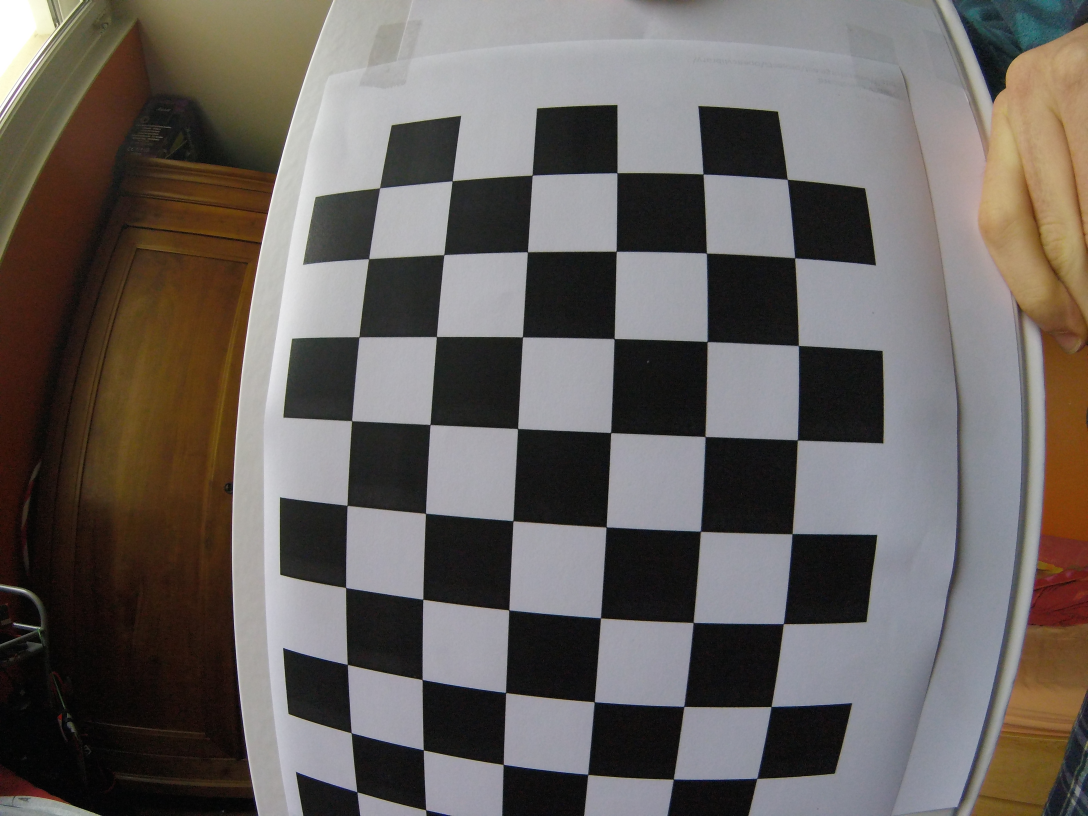
#> input picture camera_distortion_calibration/pic2.JPG, 3264 x 2448 px (shown at 1/3 size)
$ python get_camera_distortion.py
#> lines starting #> are read from the running program, lines starting #| are printed output that depends on the picture; long printed decimals are rounded
import numpy as np
import cv2


#from: http://opencv-python-tutroals.readthedocs.io/en/latest/py_tutorials/py_calib3d/py_calibration/py_calibration.html


# termination criteria
criteria = (cv2.TERM_CRITERIA_EPS + cv2.TERM_CRITERIA_MAX_ITER, 30, 0.001)

# prepare object points, like (0,0,0), (1,0,0), (2,0,0) ....,(6,5,0)
objp = np.zeros((6*7,3), np.float32)
objp[:,:2] = np.mgrid[0:7,0:6].T.reshape(-1,2)

# Arrays to store object points and image points from all the images.
objpoints = [] # 3d point in real world space
imgpoints = [] # 2d points in image plane.

img = cv2.imread('pic2.JPG')
#> img is the input picture: shape (2448, 3264, 3); mean B, G, R 94.4, 98.2, 104.2
gray = cv2.cvtColor(img,cv2.COLOR_BGR2GRAY)
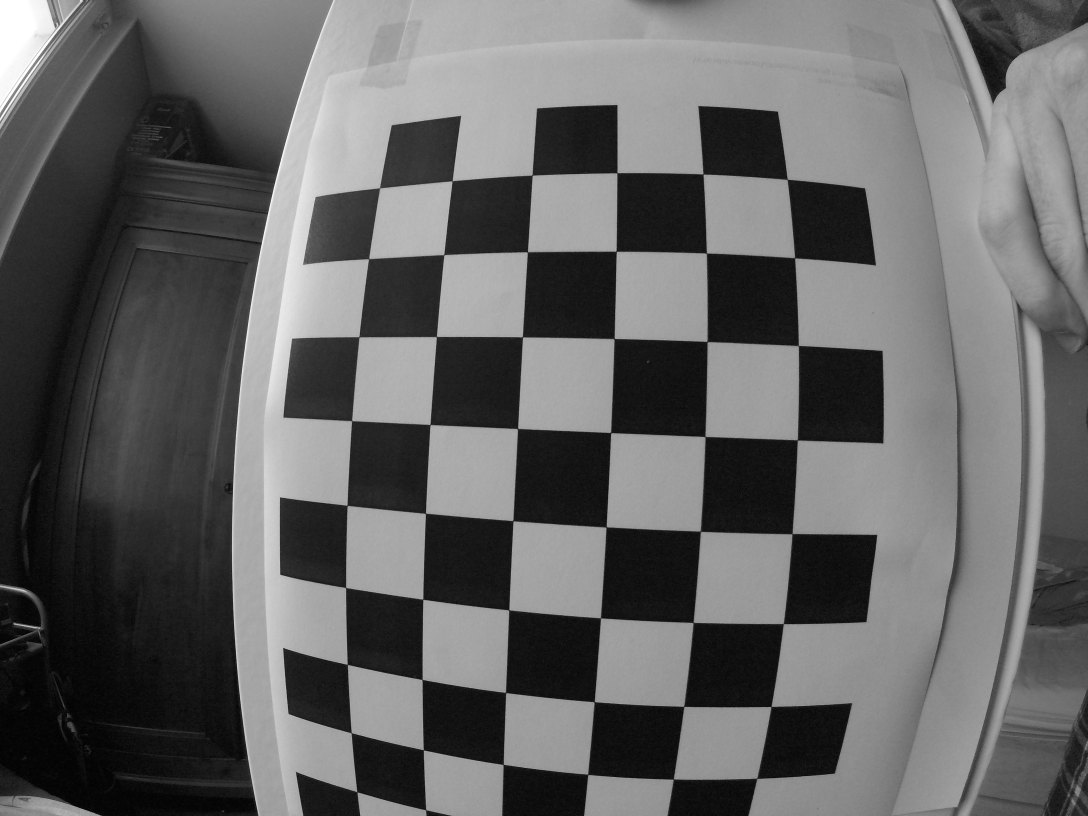
#> gray: shape (2448, 3264) (shown at 1/3 size); min 0, max 255, mean 99.6

# Find the chess board corners
ret, corners = cv2.findChessboardCorners(gray, (7,6),None)
#> ret = True; corners = 42 rows, first 8: [1044, 1995.4], [1038.4, 1762.5], [1042.2, 1517.3], [1058.1, 1262.5], [1076.6, 1010.4], [1107.5, 776.5], [1139.5, 562.3], [1267, 2039.5]

# If found, add object points, image points (after refining them)
if ret == True:
    objpoints.append(objp)

    corners2 = cv2.cornerSubPix(gray,corners,(11,11),(-1,-1),criteria)
#> corners2 = 42 rows, first 8: [1042.9, 1994.4], [1038.1, 1763.6], [1042.2, 1517.2], [1055.9, 1263.1], [1077.7, 1011.5], [1106.7, 777.2], [1139.7, 564.6], [1267.1, 2039.5]
    imgpoints.append(corners2)

    # Draw and display the corners
    img = cv2.drawChessboardCorners(img, (7,6), corners2,ret)
    rsz = cv2.resize(img,None,fx=0.2, fy=0.2, interpolation = cv2.INTER_AREA)
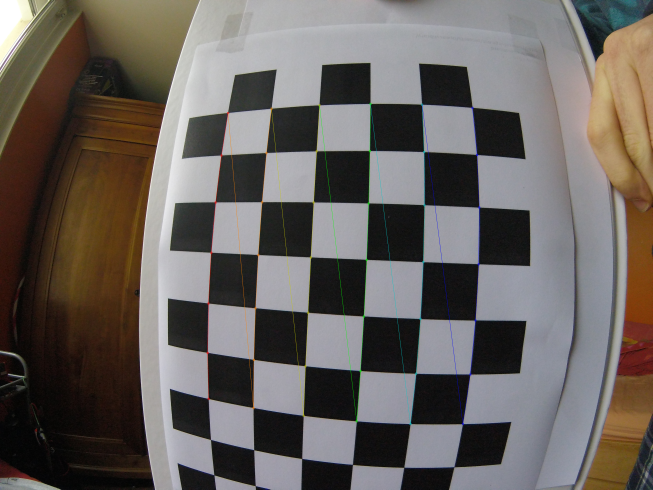
#> rsz: shape (490, 653, 3); mean B, G, R 94.3, 98.4, 104.3
    cv2.imshow('rsz',rsz)
    cv2.waitKey(0)

cv2.destroyAllWindows()

ret, mtx, dist, rvecs, tvecs = cv2.calibrateCamera(objpoints, imgpoints, gray.shape[::-1],None,None)
#> ret = 1.68; mtx = [[1641.4, 0, 1503.8], [0, 1665.5, 1299.4], [0, 0, 1]]; dist = [[-0.323, 0.194, -0.00692, 0.0185, -0.114]]; rvecs = ([-0.188, 0.0752, -1.52],); tvecs = ([-1.95, 2.85, 6.1],)
print(ret, type(ret), mtx, type(mtx), dist, type(dist))
#| 1.685 <class 'float'> [[1.64141487e+03 0.00000000e+00 1.50382838e+03]
#|  [0.00000000e+00 1.66549682e+03 1.29939608e+03]
#|  [0.00000000e+00 0.00000000e+00 1.00000000e+00]] <class 'numpy.ndarray'> [[-0.3225  0.194 -0.006919  0.01852 -0.114]] <class 'numpy.ndarray'>

'''
Return:

ret = 1.6848447161437363

mtx = [[  1.64127926e+03   0.00000000e+00   1.50380436e+03]
 [  0.00000000e+00   1.66536863e+03   1.29941304e+03]
 [  0.00000000e+00   0.00000000e+00   1.00000000e+00]]

dist = [[-0.32245647  0.19393362 -0.00692064  0.01852231 -0.11396549]]

rvecs = [array([[-0.18822089],
       [ 0.07518308],
       [-1.5168964 ]])]

tvecs = [array([[-1.95332275],
       [ 2.85257176],
       [ 6.10126539]])]

We use these parameters in the main program.
'''
